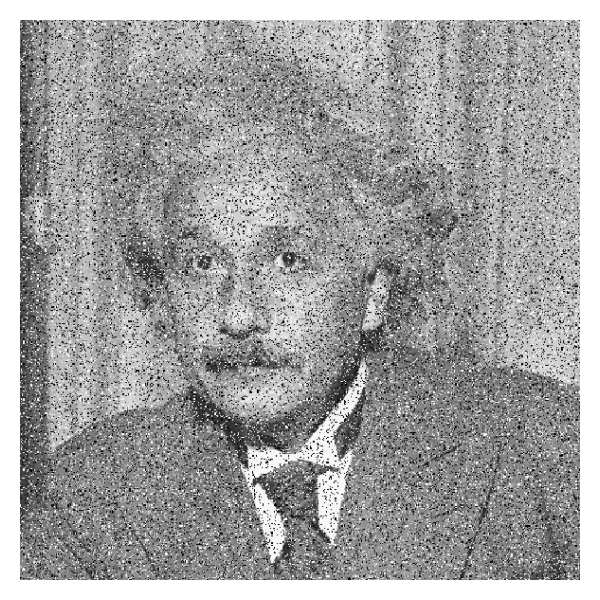
#> input picture all/chapter_03/images/salt_and_pepper_noise.jpg, 600 x 600 px
$ python Number_12.py
#> lines starting #> are read from the running program, lines starting #| are printed output that depends on the picture
"""
    Noise reduction using smoothing and blurring

    Median Blurring:
        Median blurring is an effective technique for reducing salt-and-pepper type of noise.
        Median blurring is similar to mean blurring except that the central value of the kernel
        is replaced by the median of the surrounding pixels.
"""

from cv2 import imread, imshow, waitKey, medianBlur

# Loading the noisy image
noisy_image = imread("images/salt_and_pepper_noise.jpg")
#> noisy_image is the input picture: shape (600, 600, 3); min 0, max 255, mean 160.7
imshow("Noisy Image", noisy_image)

# Performing median filtering
# median filtering using 3x3 kernel
filtered_image_3 = medianBlur(noisy_image, 3)
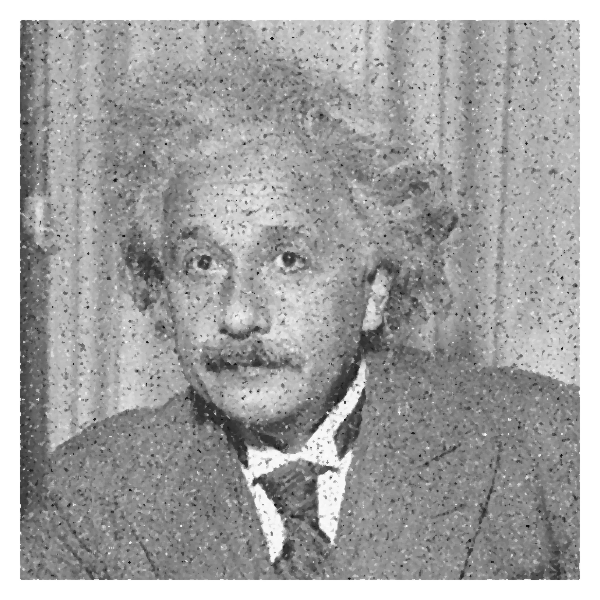
#> filtered_image_3: shape (600, 600, 3); min 7, max 255, mean 163.5
imshow("Median filtered image kernel=3", filtered_image_3)

# median filtering using 5x5 kernel
filtered_image_5 = medianBlur(noisy_image, 5)
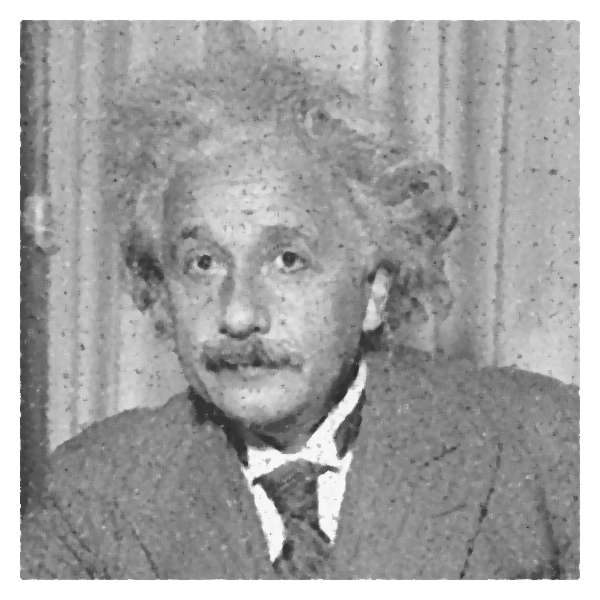
#> filtered_image_5: shape (600, 600, 3); min 40, max 255, mean 164.4
imshow("Median filtered image kernel=5", filtered_image_5)
waitKey(0)
